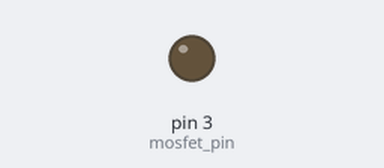
This sketch was run on a simulated Arduino Uno, built with avr-gcc and run on an emulated ATmega328P. On the bench: output pins drawn as LEDs (lit = HIGH). What the sketch prints to the serial monitor is not drawn.

Above: at 0.7 s.
At 5.2 s:
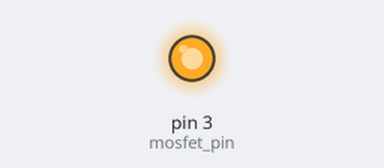
Timing chart, 0 to 6.9 s (numbered marks = the images above):
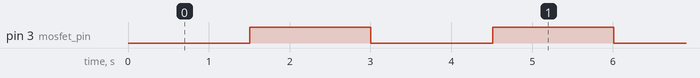

The sketch:

mosfet-module.ino
```cpp
#define mosfet_pin 3

boolean mosfet = 0; // State of the mosfet

unsigned long last_click = 0;

void setup() {
    Serial.begin(9600);
    pinMode(mosfet_pin, OUTPUT);
}

void loop() {

    if(millis() - last_click > 1500){
        last_click = millis();

        mosfet = !mosfet;
    }

    Serial.println(mosfet);

    digitalWrite(mosfet_pin, mosfet);
}
```

Measured:
- by itself, pin 3 (mosfet_pin): alternates HIGH for 1.5 s and LOW for 1.5 s
